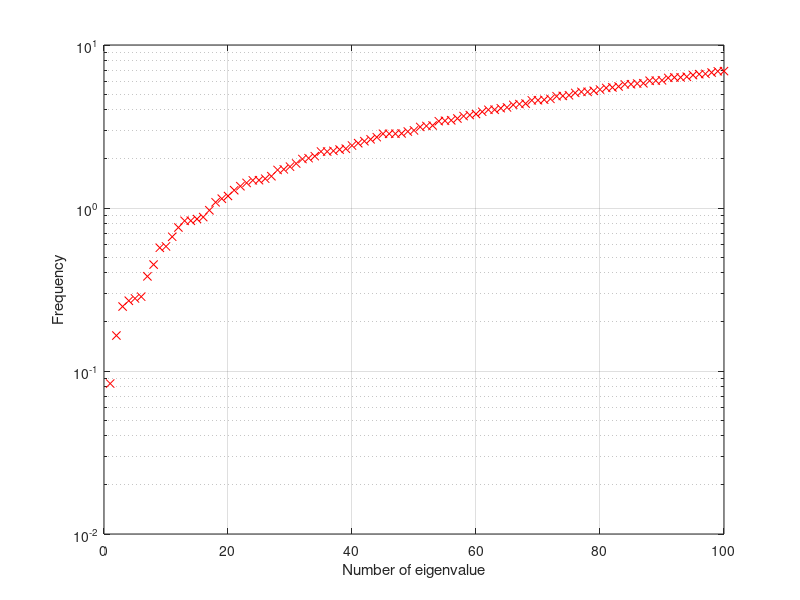

Recreate this plot in MATLAB.
% This script plots the eigenvalues in semilogaritmic scale

clear all, close all, clc

load w_esatta.mat

semilogy(1:length(w_esatta),w_esatta,'xr')
xlabel('Number of eigenvalue')
ylabel('Frequency')

grid on
